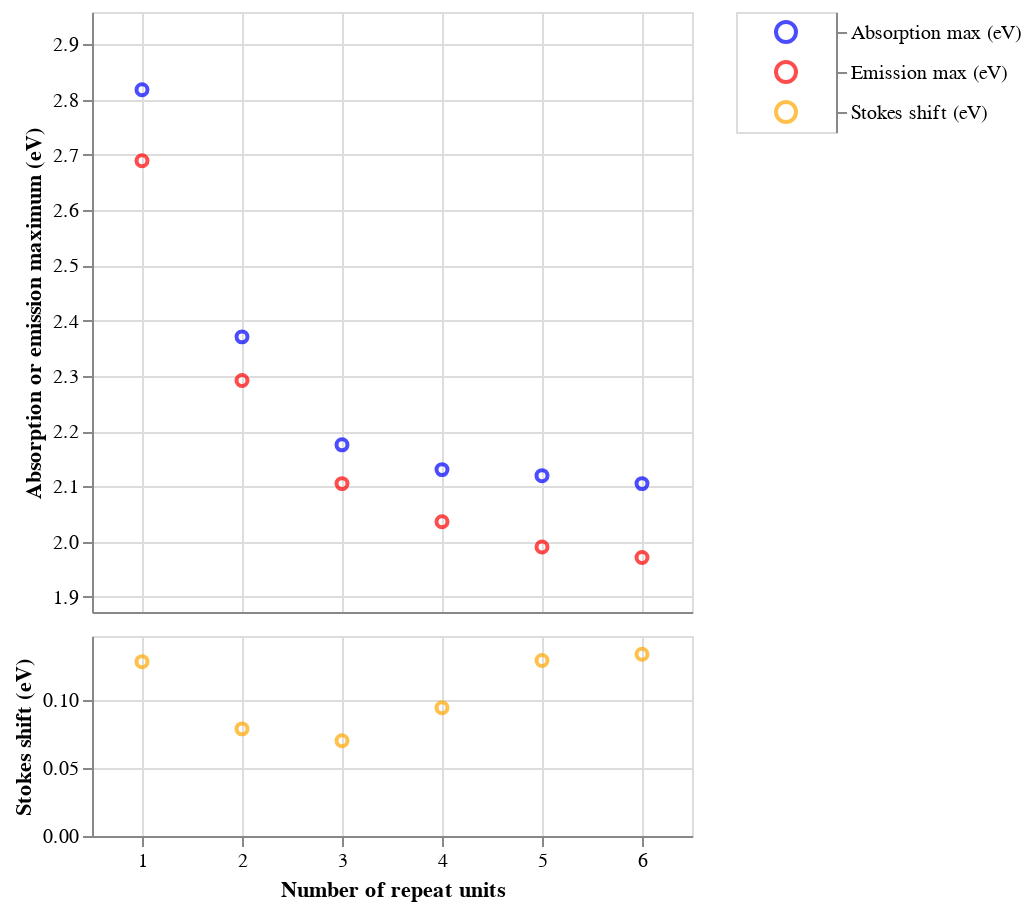

Notebook cell for this chart:
### Markdown cell above
As we discussed earlier, for comparisons such as the Stokes shift, it's better to plot in terms of energy. Let's do that and add the Stokes shift on the same x-axis, but below the main plot.

### Code cell
# First scatter plot for "Absorption max (eV)" and "Emission max (eV)" (upper part of the y-axis)
scatter_absorption = alt.Chart(df_matches).mark_point().encode(
    x='repeat_unit_match_count',
    y=alt.Y('Absorption max (eV)', scale=alt.Scale(domain=[y_min_eV, y_max_eV])),
    color=alt.value(absorption_color),
    tooltip=['repeat_unit_match_count', 'Absorption max (eV)']
)

scatter_emission = alt.Chart(df_matches).mark_point().encode(
    x='repeat_unit_match_count',
    y=alt.Y('Emission max (eV)', scale=alt.Scale(domain=[y_min_eV, y_max_eV])),  # Same y-axis range as absorption
    color=alt.value(emission_color),
    tooltip=['repeat_unit_match_count', 'Emission max (eV)']
)

# Second scatter plot for "Stokes shift (eV)" (lower part of the y-axis)
scatter_stokes = alt.Chart(df_matches).mark_point().encode(
    x='repeat_unit_match_count',
    y=alt.Y('Stokes shift (eV)', scale=alt.Scale(domain=[0, stokes_y_max])),  # Stokes shift on a different y-axis range
    color=alt.value(stokes_color),
    tooltip=['repeat_unit_match_count', 'Stokes shift (eV)']
)

# Manual legend with explicit sort order
legend_data = pl.DataFrame({
    'Type': ['Absorption max (eV)', 'Emission max (eV)', 'Stokes shift (eV)'],
    'Color': [absorption_color, emission_color, stokes_color]
})

legend = alt.Chart(legend_data).mark_point(size=100).encode(
    y=alt.Y('Type:N', sort=['Absorption max (eV)', 'Emission max (eV)', 'Stokes shift (eV)'],  # Explicit sort order
            axis=alt.Axis(orient='right', title=None)),
    color=alt.Color('Color:N', scale=None)
).properties(
    width=50
)

# Layer the absorption and emission scatter plots
upper_chart = alt.layer(
    scatter_absorption, scatter_emission
).encode(
    y=alt.Y(
        'Absorption max (eV)', 
        scale=alt.Scale(domain=[y_min_eV, y_max_eV]), 
        title="Absorption or emission maximum (eV)"
    ),
    x=alt.X(
        'repeat_unit_match_count', 
        scale=alt.Scale(domain=[0.5, max_x_value]), 
        title=None,
        axis=alt.Axis(labels=False, tickSize=0),
    )
)

# Create the Stokes shift scatter plot
lower_chart = scatter_stokes.encode(
    y=alt.Y(
        'Stokes shift (eV)', 
        scale=alt.Scale(domain=[0, stokes_y_max]), 
        title="Stokes shift (eV)"
    ),
    x=alt.X(
        'repeat_unit_match_count', 
        scale=alt.Scale(domain=[0.5, max_x_value]), 
        title="Number of repeat units"
    )
)

# Combine the two charts vertically with some padding to simulate a break
combined_chart = alt.vconcat(
    upper_chart.properties(height=300),
    lower_chart.properties(height=100),
    spacing=10
).resolve_scale(
    x='shared'
)

# Display the combined chart with the legend
layered_chart = alt.hconcat(combined_chart, legend)

layered_chart.show()

### Figure 1 — Vega specification as saved in the notebook (floating-point values rounded to 4 significant figures)
{"$schema": "https://vega.github.io/schema/vega/v5.json", "data": [{"name": "source_0"}, {"name": "data_0", "values": [{"Absorption max (eV)": 2.818, "repeat_unit_match_count": 1}, {"Absorption max (eV)": 2.371, "repeat_unit_match_count": 2}, {"Absorption max (eV)": 2.175, "repeat_unit_match_count": 3}, {"Absorption max (eV)": 2.13, "repeat_unit_match_count": 4}, {"Absorption max (eV)": 2.119, "repeat_unit_match_count": 5}, {"Absorption max (eV)": 2.105, "repeat_unit_match_count": 6}]}, {"name": "data_1", "values": [{"Emission max (eV)": 2.689, "repeat_unit_match_count": 1}, {"Emission max (eV)": 2.292, "repeat_unit_match_count": 2}, {"Emission max (eV)": 2.105, "repeat_unit_match_count": 3}, {"Emission max (eV)": 2.036, "repeat_unit_match_count": 4}, {"Emission max (eV)": 1.99, "repeat_unit_match_count": 5}, {"Emission max (eV)": 1.971, "repeat_unit_match_count": 6}]}, {"name": "data_2", "values": [{"Stokes shift (eV)": 0.1284, "repeat_unit_match_count": 1}, {"Stokes shift (eV)": 0.07887, "repeat_unit_match_count": 2}, {"Stokes shift (eV)": 0.07017, "repeat_unit_match_count": 3}, {"Stokes shift (eV)": 0.09445, "repeat_unit_match_count": 4}, {"Stokes shift (eV)": 0.1293, "repeat_unit_match_count": 5}, {"Stokes shift (eV)": 0.1339, "repeat_unit_match_count": 6}]}, {"name": "source_1", "values": [{"Color": "blue", "Type": "Absorption max (eV)", "y_Type_sort_index": 0.0}, {"Color": "red", "Type": "Emission max (eV)", "y_Type_sort_index": 1.0}, {"Color": "orange", "Type": "Stokes shift (eV)", "y_Type_sort_index": 2.0}]}, {"name": "source_1_concat_1_y_domain_Type", "values": [{"Type": "Absorption max (eV)", "sort_field": 0.0}, {"Type": "Emission max (eV)", "sort_field": 1.0}, {"Type": "Stokes shift (eV)", "sort_field": 2.0}]}], "signals": [{"name": "concat_0_width", "value": 300}, {"name": "concat_0_concat_0_height", "value": 300}, {"name": "concat_0_concat_1_height", "value": 100}, {"name": "concat_1_width", "value": 50}, {"name": "concat_1_y_step", "value": 20}, {"name": "concat_1_height", "update": "bandspace(domain('concat_1_y').length, 1, 0.5) * concat_1_y_step"}], "marks": [{"type": "group", "name": "concat_0_group", "marks": [{"type": "group", "name": "concat_0_concat_0_group", "encode": {"update": {"height": {"signal": "concat_0_concat_0_height"}, "width": {"signal": "concat_0_width"}}}, "marks": [{"type": "symbol", "name": "concat_0_concat_0_layer_0_marks", "from": {"data": "data_0"}, "encode": {"update": {"fill": {"value": "transparent"}, "y": {"field": "Absorption max (eV)", "scale": "concat_0_concat_0_y"}, "x": {"field": "repeat_unit_match_count", "scale": "concat_0_x"}, "opacity": {"value": 0.7}, "tooltip": {"signal": "{\"repeat_unit_match_count\": format(datum[\"repeat_unit_match_count\"], \"\"), \"Absorption max (eV)\": format(datum[\"Absorption max (eV)\"], \"\")}"}, "stroke": {"value": "blue"}}}, "style": ["point"]}, {"type": "symbol", "name": "concat_0_concat_0_layer_1_marks", "from": {"data": "data_1"}, "encode": {"update": {"tooltip": {"signal": "{\"repeat_unit_match_count\": format(datum[\"repeat_unit_match_count\"], \"\"), \"Emission max (eV)\": format(datum[\"Emission max (eV)\"], \"\")}"}, "x": {"field": "repeat_unit_match_count", "scale": "concat_0_x"}, "stroke": {"value": "red"}, "opacity": {"value": 0.7}, "y": {"field": "Emission max (eV)", "scale": "concat_0_concat_0_y"}, "fill": {"value": "transparent"}}}, "style": ["point"]}], "axes": [{"scale": "concat_0_x", "labels": false, "aria": false, "grid": true, "tickCount": {"signal": "ceil(concat_0_width/40)"}, "domain": false, "zindex": 0, "maxExtent": 0, "orient": "bottom", "minExtent": 0, "ticks": false, "gridScale": "concat_0_concat_0_y"}, {"scale": "concat_0_concat_0_y", "zindex": 0, "maxExtent": 0, "grid": true, "orient": "left", "ticks": false, "gridScale": "concat_0_x", "domain": false, "labels": false, "aria": false, "tickCount": {"signal": "ceil(concat_0_concat_0_height/40)"}, "minExtent": 0}, {"scale": "concat_0_x", "labelFlush": true, "grid": false, "labels": false, "orient": "bottom", "labelOverlap": true, "zindex": 0, "tickSize": 0, "tickCount": {"signal": "ceil(concat_0_width/40)"}}, {"scale": "concat_0_concat_0_y", "orient": "left", "labelOverlap": true, "tickCount": {"signal": "ceil(concat_0_concat_0_height/40)"}, "zindex": 0, "grid": false, "title": "Absorption or emission maximum (eV)"}], "style": "cell"}, {"type": "group", "name": "concat_0_concat_1_group", "encode": {"update": {"width": {"signal": "concat_0_width"}, "height": {"signal": "concat_0_concat_1_height"}}}, "marks": [{"type": "symbol", "name": "concat_0_concat_1_marks", "from": {"data": "data_2"}, "encode": {"update": {"fill": {"value": "transparent"}, "x": {"field": "repeat_unit_match_count", "scale": "concat_0_x"}, "opacity": {"value": 0.7}, "y": {"field": "Stokes shift (eV)", "scale": "concat_0_concat_1_y"}, "stroke": {"value": "orange"}, "tooltip": {"signal": "{\"repeat_unit_match_count\": format(datum[\"repeat_unit_match_count\"], \"\"), \"Stokes shift (eV)\": format(datum[\"Stokes shift (eV)\"], \"\")}"}}}, "style": ["point"]}], "axes": [{"scale": "concat_0_x", "aria": false, "domain": false, "labels": false, "maxExtent": 0, "zindex": 0, "grid": true, "minExtent": 0, "gridScale": "concat_0_concat_1_y", "ticks": false, "tickCount": {"signal": "ceil(concat_0_width/40)"}, "orient": "bottom"}, {"scale": "concat_0_concat_1_y", "gridScale": "concat_0_x", "zindex": 0, "orient": "left", "maxExtent": 0, "grid": true, "ticks": false, "minExtent": 0, "tickCount": {"signal": "ceil(concat_0_concat_1_height/40)"}, "aria": false, "labels": false, "domain": false}, {"scale": "concat_0_x", "tickCount": {"signal": "ceil(concat_0_width/40)"}, "zindex": 0, "title": "Number of repeat units", "labelFlush": true, "orient": "bottom", "grid": false, "labelOverlap": true}, {"scale": "concat_0_concat_1_y", "grid": false, "title": "Stokes shift (eV)", "labelOverlap": true, "tickCount": {"signal": "ceil(concat_0_concat_1_height/40)"}, "orient": "left", "zindex": 0}], "style": "cell"}], "layout": {"padding": 10, "columns": 1, "bounds": "full", "align": "each"}}, {"type": "group", "name": "concat_1_group", "encode": {"update": {"width": {"signal": "concat_1_width"}, "height": {"signal": "concat_1_height"}}}, "signals": [{"name": "width", "update": "concat_1_width"}], "marks": [{"type": "symbol", "name": "concat_1_marks", "from": {"data": "source_1"}, "encode": {"update": {"fill": {"value": "transparent"}, "stroke": {"field": "Color"}, "y": {"field": "Type", "scale": "concat_1_y"}, "opacity": {"value": 0.7}, "size": {"value": 100}, "x": {"signal": "concat_1_width", "mult": 0.5}}}, "style": ["point"]}], "axes": [{"scale": "concat_1_y", "orient": "right", "zindex": 0, "grid": false}], "style": "cell"}], "scales": [{"name": "concat_0_x", "type": "linear", "domain": [0.5, 6.5], "range": [0, {"signal": "concat_0_width"}], "zero": false}, {"name": "concat_0_concat_0_y", "type": "linear", "domain": [1.873, 2.959], "range": [{"signal": "concat_0_concat_0_height"}, 0], "zero": false}, {"name": "concat_0_concat_1_y", "type": "linear", "domain": [0, 0.1472], "range": [{"signal": "concat_0_concat_1_height"}, 0], "zero": true}, {"name": "concat_1_y", "type": "point", "domain": {"data": "source_1_concat_1_y_domain_Type", "field": "Type", "sort": {"op": "max", "field": "sort_field"}}, "range": {"step": {"signal": "concat_1_y_step"}}, "padding": 0.5}], "background": "white", "padding": 5, "layout": {"padding": 20, "bounds": "full", "align": "each"}}
